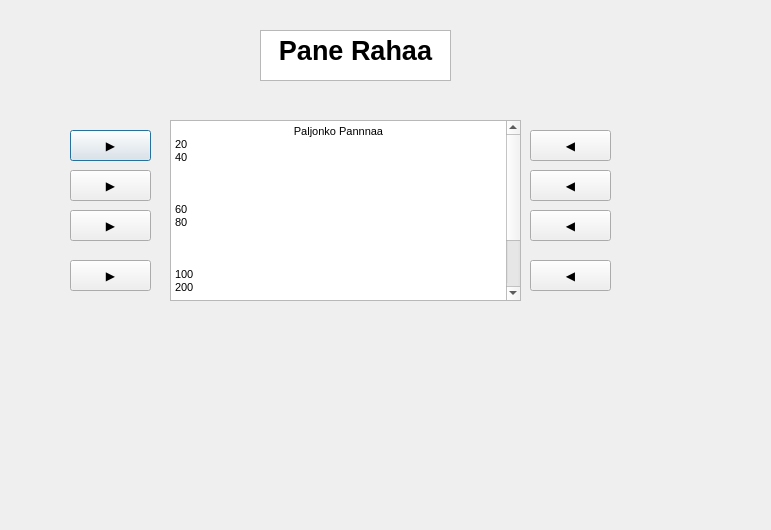
<?xml version="1.0" encoding="UTF-8"?>
<ui version="4.0">
 <class>Pano</class>
 <widget class="QDialog" name="Pano">
  <property name="geometry">
   <rect>
    <x>0</x>
    <y>0</y>
    <width>771</width>
    <height>530</height>
   </rect>
  </property>
  <property name="windowTitle">
   <string>Dialog</string>
  </property>
  <widget class="QTextBrowser" name="textBrowser_2">
   <property name="geometry">
    <rect>
     <x>170</x>
     <y>120</y>
     <width>351</width>
     <height>181</height>
    </rect>
   </property>
   <property name="html">
    <string>&lt;!DOCTYPE HTML PUBLIC &quot;-//W3C//DTD HTML 4.0//EN&quot; &quot;http://www.w3.org/TR/REC-html40/strict.dtd&quot;&gt;
&lt;html&gt;&lt;head&gt;&lt;meta name=&quot;qrichtext&quot; content=&quot;1&quot; /&gt;&lt;meta charset=&quot;utf-8&quot; /&gt;&lt;style type=&quot;text/css&quot;&gt;
p, li { white-space: pre-wrap; }
&lt;/style&gt;&lt;/head&gt;&lt;body style=&quot; font-family:'.AppleSystemUIFont'; font-size:13pt; font-weight:400; font-style:normal;&quot;&gt;
&lt;p align=&quot;center&quot; style=&quot; margin-top:0px; margin-bottom:0px; margin-left:0px; margin-right:0px; -qt-block-indent:0; text-indent:0px;&quot;&gt;&lt;span style=&quot; font-family:'MS Shell Dlg 2'; font-size:8.25pt;&quot;&gt;Paljonko Pannnaa&lt;/span&gt;&lt;/p&gt;
&lt;p style=&quot; margin-top:0px; margin-bottom:0px; margin-left:0px; margin-right:0px; -qt-block-indent:0; text-indent:0px;&quot;&gt;&lt;span style=&quot; font-family:'MS Shell Dlg 2'; font-size:8.25pt;&quot;&gt;20				40&lt;/span&gt;&lt;/p&gt;
&lt;p style=&quot;-qt-paragraph-type:empty; margin-top:0px; margin-bottom:0px; margin-left:0px; margin-right:0px; -qt-block-indent:0; text-indent:0px; font-family:'MS Shell Dlg 2'; font-size:8.25pt;&quot;&gt;&lt;br /&gt;&lt;/p&gt;
&lt;p style=&quot;-qt-paragraph-type:empty; margin-top:0px; margin-bottom:0px; margin-left:0px; margin-right:0px; -qt-block-indent:0; text-indent:0px; font-family:'MS Shell Dlg 2'; font-size:8.25pt;&quot;&gt;&lt;br /&gt;&lt;/p&gt;
&lt;p style=&quot;-qt-paragraph-type:empty; margin-top:0px; margin-bottom:0px; margin-left:0px; margin-right:0px; -qt-block-indent:0; text-indent:0px; font-family:'MS Shell Dlg 2'; font-size:8.25pt;&quot;&gt;&lt;br /&gt;&lt;/p&gt;
&lt;p style=&quot; margin-top:0px; margin-bottom:0px; margin-left:0px; margin-right:0px; -qt-block-indent:0; text-indent:0px;&quot;&gt;&lt;span style=&quot; font-family:'MS Shell Dlg 2'; font-size:8.25pt;&quot;&gt;60				80&lt;/span&gt;&lt;/p&gt;
&lt;p style=&quot;-qt-paragraph-type:empty; margin-top:0px; margin-bottom:0px; margin-left:0px; margin-right:0px; -qt-block-indent:0; text-indent:0px; font-family:'MS Shell Dlg 2'; font-size:8.25pt;&quot;&gt;&lt;br /&gt;&lt;/p&gt;
&lt;p style=&quot;-qt-paragraph-type:empty; margin-top:0px; margin-bottom:0px; margin-left:0px; margin-right:0px; -qt-block-indent:0; text-indent:0px; font-family:'MS Shell Dlg 2'; font-size:8.25pt;&quot;&gt;&lt;br /&gt;&lt;/p&gt;
&lt;p style=&quot;-qt-paragraph-type:empty; margin-top:0px; margin-bottom:0px; margin-left:0px; margin-right:0px; -qt-block-indent:0; text-indent:0px; font-family:'MS Shell Dlg 2'; font-size:8.25pt;&quot;&gt;&lt;br /&gt;&lt;/p&gt;
&lt;p style=&quot; margin-top:0px; margin-bottom:0px; margin-left:0px; margin-right:0px; -qt-block-indent:0; text-indent:0px;&quot;&gt;&lt;span style=&quot; font-family:'MS Shell Dlg 2'; font-size:8.25pt;&quot;&gt;100				200&lt;/span&gt;&lt;/p&gt;
&lt;p style=&quot;-qt-paragraph-type:empty; margin-top:0px; margin-bottom:0px; margin-left:0px; margin-right:0px; -qt-block-indent:0; text-indent:0px; font-family:'MS Shell Dlg 2'; font-size:8.25pt;&quot;&gt;&lt;br /&gt;&lt;/p&gt;
&lt;p style=&quot; margin-top:0px; margin-bottom:0px; margin-left:0px; margin-right:0px; -qt-block-indent:0; text-indent:0px;&quot;&gt;&lt;span style=&quot; font-family:'MS Shell Dlg 2'; font-size:8.25pt;&quot;&gt;			          &lt;/span&gt;&lt;/p&gt;
&lt;p style=&quot;-qt-paragraph-type:empty; margin-top:0px; margin-bottom:0px; margin-left:0px; margin-right:0px; -qt-block-indent:0; text-indent:0px; font-family:'MS Shell Dlg 2'; font-size:8.25pt;&quot;&gt;&lt;br /&gt;&lt;/p&gt;
&lt;p style=&quot;-qt-paragraph-type:empty; margin-top:0px; margin-bottom:0px; margin-left:0px; margin-right:0px; -qt-block-indent:0; text-indent:0px; font-family:'MS Shell Dlg 2'; font-size:8.25pt;&quot;&gt;&lt;br /&gt;&lt;/p&gt;
&lt;p style=&quot; margin-top:0px; margin-bottom:0px; margin-left:0px; margin-right:0px; -qt-block-indent:0; text-indent:0px;&quot;&gt;&lt;span style=&quot; font-family:'MS Shell Dlg 2'; font-size:8.25pt;&quot;&gt;Palaa Takaisin 			                  Muu Summa&lt;/span&gt;&lt;/p&gt;&lt;/body&gt;&lt;/html&gt;</string>
   </property>
  </widget>
  <widget class="QTextBrowser" name="textBrowser">
   <property name="geometry">
    <rect>
     <x>260</x>
     <y>30</y>
     <width>191</width>
     <height>51</height>
    </rect>
   </property>
   <property name="html">
    <string>&lt;!DOCTYPE HTML PUBLIC &quot;-//W3C//DTD HTML 4.0//EN&quot; &quot;http://www.w3.org/TR/REC-html40/strict.dtd&quot;&gt;
&lt;html&gt;&lt;head&gt;&lt;meta name=&quot;qrichtext&quot; content=&quot;1&quot; /&gt;&lt;meta charset=&quot;utf-8&quot; /&gt;&lt;style type=&quot;text/css&quot;&gt;
p, li { white-space: pre-wrap; }
&lt;/style&gt;&lt;/head&gt;&lt;body style=&quot; font-family:'.AppleSystemUIFont'; font-size:13pt; font-weight:400; font-style:normal;&quot;&gt;
&lt;p align=&quot;center&quot; style=&quot; margin-top:0px; margin-bottom:0px; margin-left:0px; margin-right:0px; -qt-block-indent:0; text-indent:0px;&quot;&gt;&lt;span style=&quot; font-family:'MS Shell Dlg 2'; font-size:20pt; font-weight:600;&quot;&gt;Pane Rahaa&lt;/span&gt;&lt;/p&gt;&lt;/body&gt;&lt;/html&gt;</string>
   </property>
  </widget>
  <widget class="QPushButton" name="pushButton_pane20">
   <property name="geometry">
    <rect>
     <x>70</x>
     <y>130</y>
     <width>81</width>
     <height>31</height>
    </rect>
   </property>
   <property name="text">
    <string>▶️</string>
   </property>
  </widget>
  <widget class="QPushButton" name="pushButton_Palaa">
   <property name="geometry">
    <rect>
     <x>70</x>
     <y>260</y>
     <width>81</width>
     <height>31</height>
    </rect>
   </property>
   <property name="text">
    <string>▶️</string>
   </property>
  </widget>
  <widget class="QLabel" name="label_pane">
   <property name="geometry">
    <rect>
     <x>120</x>
     <y>320</y>
     <width>531</width>
     <height>101</height>
    </rect>
   </property>
   <property name="font">
    <font>
     <pointsize>24</pointsize>
     <bold>true</bold>
    </font>
   </property>
   <property name="text">
    <string/>
   </property>
  </widget>
  <widget class="QPushButton" name="pushButton_MuuPano">
   <property name="geometry">
    <rect>
     <x>530</x>
     <y>260</y>
     <width>81</width>
     <height>31</height>
    </rect>
   </property>
   <property name="text">
    <string>◀️</string>
   </property>
  </widget>
  <widget class="QPushButton" name="pushButtonKuuskymppia">
   <property name="geometry">
    <rect>
     <x>70</x>
     <y>170</y>
     <width>81</width>
     <height>31</height>
    </rect>
   </property>
   <property name="text">
    <string>▶️</string>
   </property>
  </widget>
  <widget class="QPushButton" name="pushButtonSatane">
   <property name="geometry">
    <rect>
     <x>70</x>
     <y>210</y>
     <width>81</width>
     <height>31</height>
    </rect>
   </property>
   <property name="text">
    <string>▶️</string>
   </property>
  </widget>
  <widget class="QPushButton" name="pushButtonKaksSataa">
   <property name="geometry">
    <rect>
     <x>530</x>
     <y>210</y>
     <width>81</width>
     <height>31</height>
    </rect>
   </property>
   <property name="text">
    <string>◀️</string>
   </property>
  </widget>
  <widget class="QPushButton" name="pushButtonNelkyt">
   <property name="geometry">
    <rect>
     <x>530</x>
     <y>130</y>
     <width>81</width>
     <height>31</height>
    </rect>
   </property>
   <property name="text">
    <string>◀️</string>
   </property>
  </widget>
  <widget class="QPushButton" name="pushButtonKahekskyt">
   <property name="geometry">
    <rect>
     <x>530</x>
     <y>170</y>
     <width>81</width>
     <height>31</height>
    </rect>
   </property>
   <property name="text">
    <string>◀️</string>
   </property>
  </widget>
 </widget>
 <resources/>
 <connections/>
</ui>
